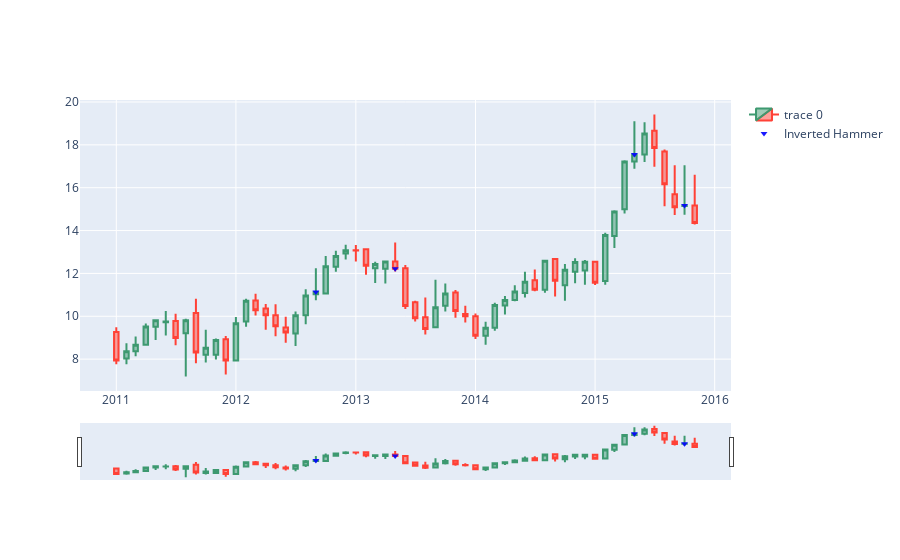

Notebook code for this chart:
### Markdown cell above
## Plotting using candlestick more marker pointing the place of inverted hammer

### Code cell
import plotly.graph_objects as go
df['Unnamed: 0']= pd.to_datetime(df['Unnamed: 0'])

fig = go.Figure(data=[go.Candlestick(x=df['Unnamed: 0'],
                open=stock['open'],
                high=stock['high'],
                low=stock['low'],
                close=stock['close'])])

fig.add_trace(go.Scatter(x=df['Unnamed: 0'], y=stock["nova"],name="Inverted Hammer", mode="markers", marker_color='rgba(0, 0, 255, .9)', marker=dict(symbol="6")))

fig.show()
